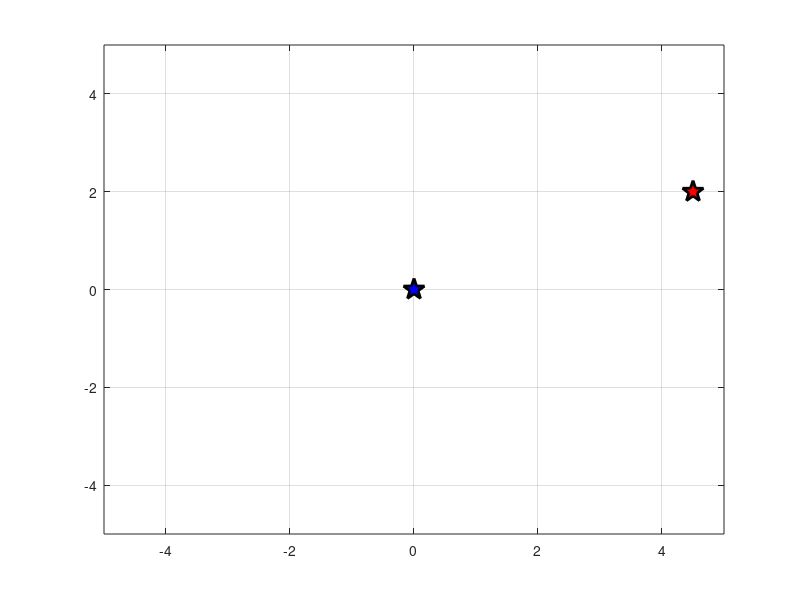

MATLAB code for this plot: (Note: this script raises an error after producing the figure.)
% Obstacle avoidance algorithm simulation
%~~~~~~~~~~~~~~~~~~~~~~~~~~~~~~~~~~~~~~~~~~~~~~~~~~~~~~~~~~
% H J Jayakrishnan, July 10 2014
% e-mail : hjjkrishnan@gmail.com
%~~~~~~~~~~~~~~~~~~~~~~~~~~~~~~~~~~~~~~~~~~~~~~~~~~~~~~~~~~
% CAUTION: Read 'ReadMe' before trying to attempt simulation.

% obstacle co-ordinates

x_obs=4;
y_obs=1;

%clearance radius of obstacle

radius=.5;

%origin co-ordinates

x_org=0;
y_org=0;

plot(x_org,y_org,'p','LineWidth',2,'MarkerSize',16,...
    'MarkerEdgeColor','k','MarkerFaceColor','b')
hold on

% destination co-ordinates

x_dest=4.5;
y_dest=2;

plot(x_dest,y_dest,'p','LineWidth',2,'MarkerSize',16,...
    'MarkerEdgeColor','k','MarkerFaceColor','r')
axis ([-5 5 -5 5]); 
grid on
hold on

% Using symbolic tool box to solve point of tangency

 syms p q
 [p,q]= solve(p*(p-x_obs)+q*(q-y_obs)==0, (p-x_obs)^2+(q-y_obs)^2==radius^2, 'PrincipalValue',true)
 
% points of tangency

 x_tan=vpa(p);
 y_tan=vpa(q);
 
% go to target

go(x_tan,y_tan,0,0);
go(x_dest,y_dest,x_tan,y_tan);




        